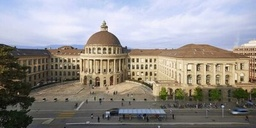
#> input picture Computer_Vision/lab04_image_segmentation/mean-shift/eth.jpg, 256 x 128 px, shrunk from 400 x 200 before the run
$ python mean-shift.py
#> lines starting #> are read from the running program, lines starting #| are printed output that depends on the picture
import time
import numpy as np

# run `pip install scikit-image` to install skimage, if you haven't done so
from skimage import io, color
from skimage.transform import rescale

def distance(x, X):
    #use one func to calc all dist
    a = np.linalg.norm(X, axis=1) * np.ones((X.shape[0], X.shape[0]))
    b = (np.linalg.norm(X, axis=1) * np.ones((X.shape[0], X.shape[0]))).transpose()
    ab = np.matmul(X, X.transpose())
    dist = np.sqrt(np.abs(a**2 - 2*ab + b**2))
    return dist

def gaussian(dist, bandwidth):
    d = np.exp(-0.5 * (dist/bandwidth)**2)
    return d


def update_point(weights, X):
    s = np.sum(weights,axis=1,keepdims=True)
    #print(s)
    return np.matmul(weights, X) / s

def meanshift_step(X, bandwidth=10):
    X_new = X.copy()
    dist = distance(X, X)
    weight = gaussian(dist, bandwidth)
    X_new = update_point(weight, X)
    return X_new

def meanshift(X,):
    for i in range(20):
        t = time.time()
        X = meanshift_step(X)
        print('Iteration {} in {}s'.format(i, time.time() - t))
    return X

scale = 0.5   # downscale the image to run faster

# Load image and convert it to CIELAB space
image = rescale(io.imread('eth.jpg'), scale, channel_axis=-1)
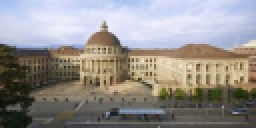
#> image: shape (64, 128, 3) float64 (shown 2 times larger); mean R, G, B 0.58, 0.564, 0.554
image_lab = color.rgb2lab(image)
#> image_lab: shape (64, 128, 3) float64; mean of channels 0, 1, 2 58.9, 1.6, 2.6
shape = image_lab.shape # record image shape
#> shape = (64, 128, 3)
#> the loop in meanshift, `for i in range(20):` made 1 pass
#> pass 1, in distance, `a = np.linalg.norm(X, axis=1) * np.ones((X.shape[0], X.shape[0]))`:
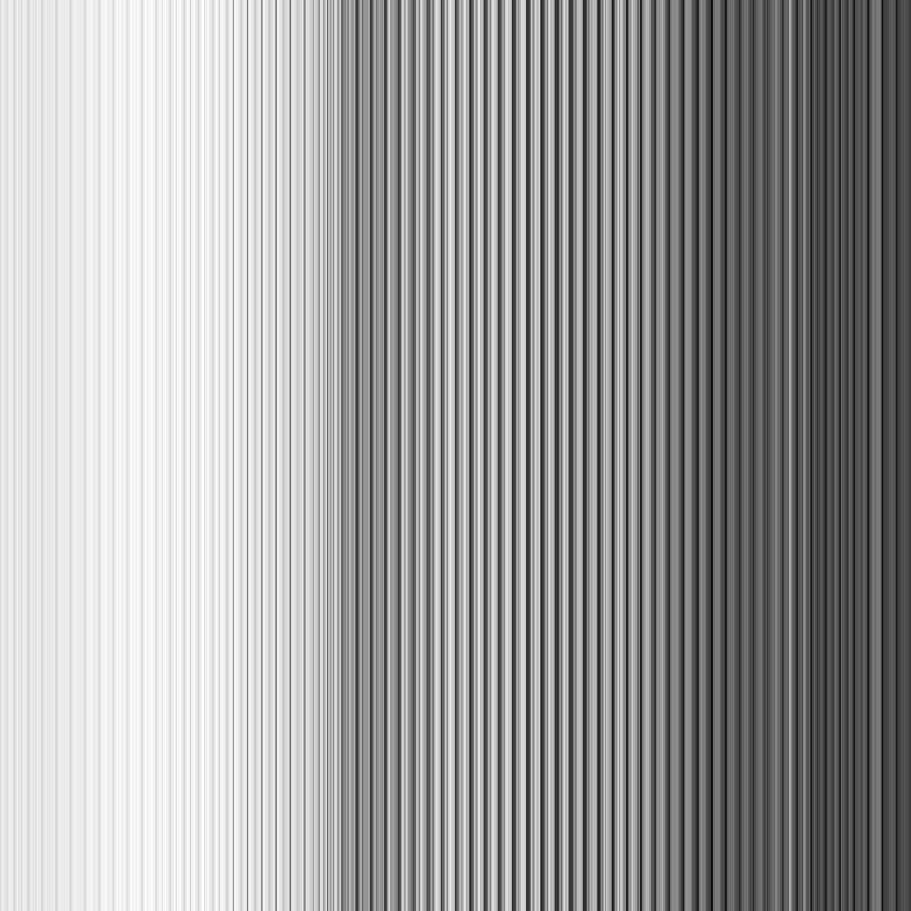
#> a: shape (8192, 8192) float64 (shown at 1/9 size); min 3.63, max 95.37, mean 60.8; drawn with min black and max white
#> pass 1, in distance, `b = (np.linalg.norm(X, axis=1) * np.ones((X.shape[0], X.shape[0]))).tr..`:
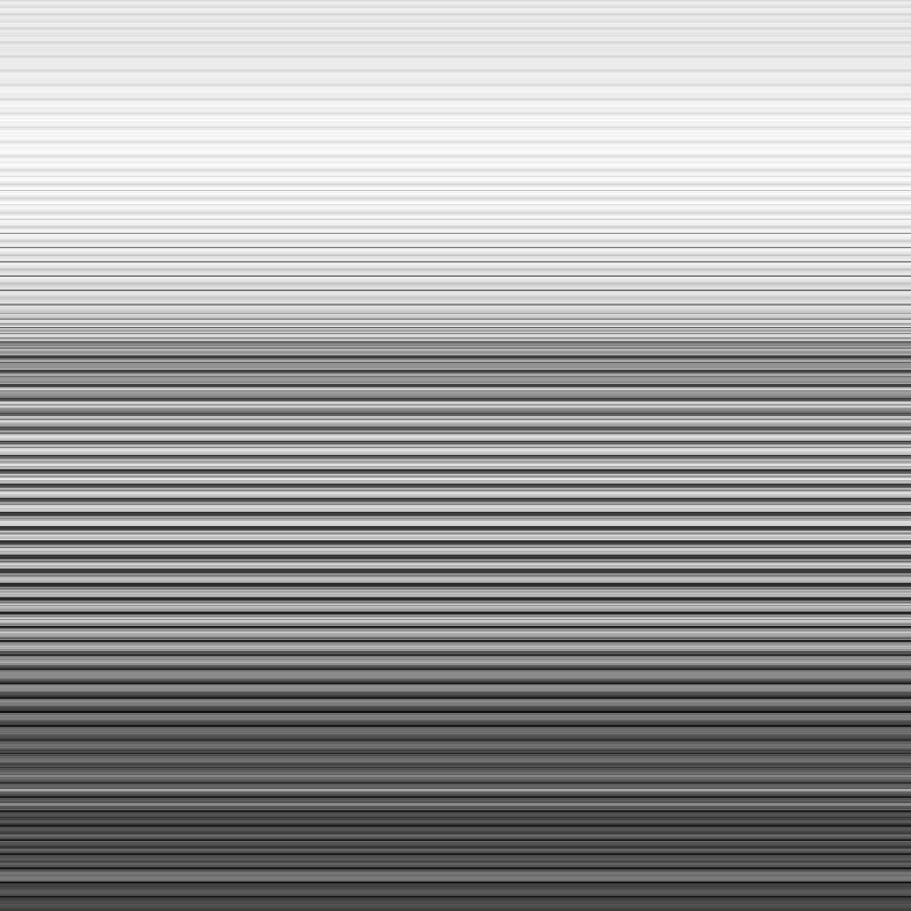
#> b: shape (8192, 8192) float64 (shown at 1/9 size); min 3.63, max 95.37, mean 60.8; drawn with min black and max white
image_lab = image_lab.reshape([-1, 3])  # flatten the image


# Run your mean-shift algorithm
t = time.time()
#> (the run stopped early here; a loop or call above may not have finished)
